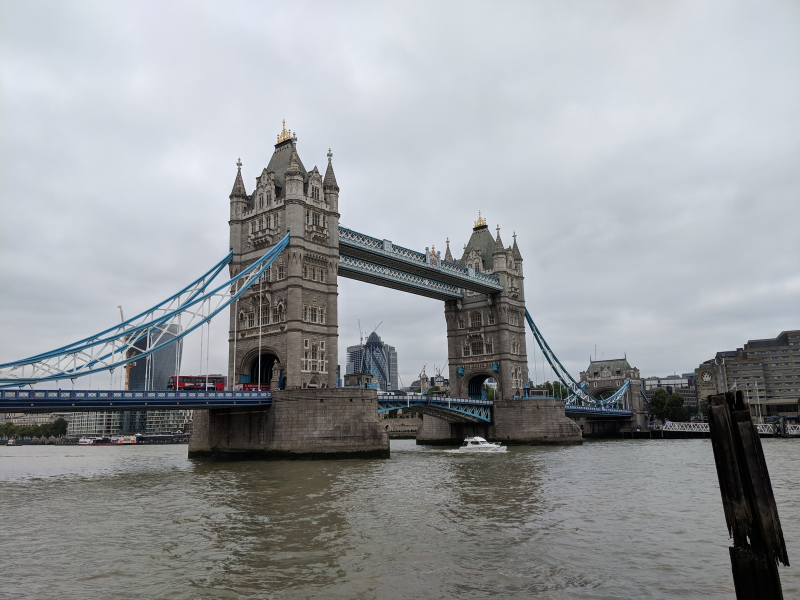
#> input picture london-bridge.jpg, 1600 x 1200 px, found by its file name (shown at 1/2 size)
$ python hw18.py london-bridge.jpg   (older library calls are emulated)
#> lines starting #> are read from the running program, lines starting #| are printed output that depends on the picture
#!/usr/bin/env python3

import os
import sys
from PIL import Image

# script arg sets image max target size in bytes
arg = sys.argv[1]
# arg = 200000
file = "/tmp/london-bridge.jpg"
file_res = "/tmp/london-bridge_resize.jpg"

with Image.open(file) as img:
#> img is the input picture: PIL image 1600x1200 RGB; mean R, G, B 151.5, 154.9, 158.2
    img.load()
    width, height = img.size
#> width = 1600; height = 1200
ratio = width/height
#> ratio = 1.33

img_resize = img.resize((height, width), Image.ANTIALIAS)
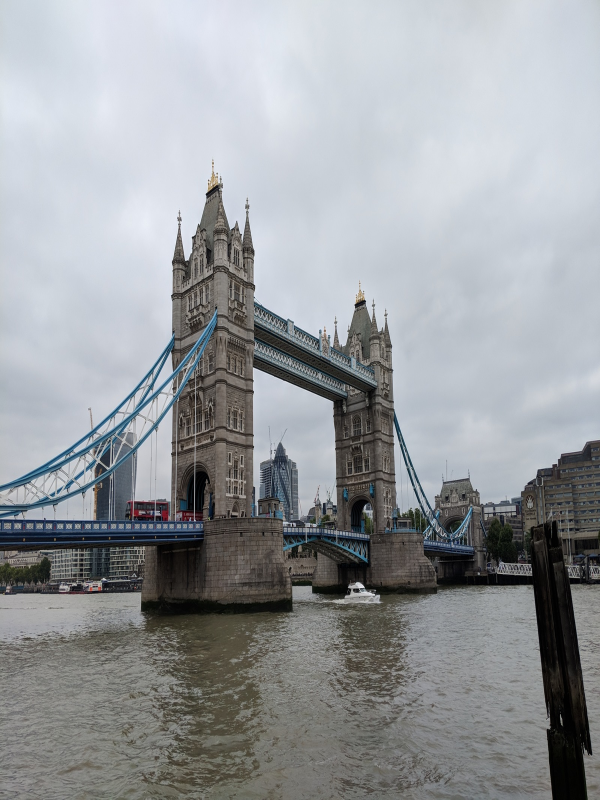
#> img_resize: PIL image 1200x1600 RGB (shown at 1/2 size); mean R, G, B 151.5, 154.9, 158.2
img.close()
img_resize.save(file_res, format='JPEG')
img_resize.close()

#> (the run stopped early here; a loop or call above may not have finished)
